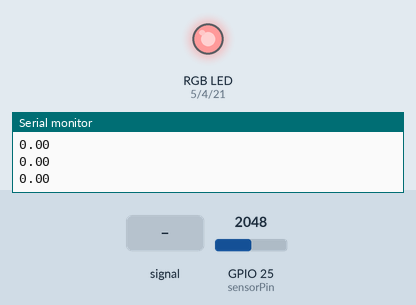
This sketch was run on a simulated ESP32. On the bench: an RGB LED mixed from three pins (HIGH = lit), the last lines printed to the serial monitor. The test bench sets the inputs (shaded band); at power-on: GPIO 25 (sensorPin) = 2048.

Above: at 1.2 s.
1.3 s: GPIO 25 (sensorPin) fed a 2 Hz sine of ±1228 counts around its level
At 1.72 s:
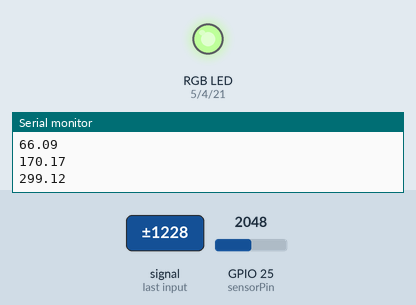
4.3 s: GPIO 25 (sensorPin) set to 2866
At 5.5 s:
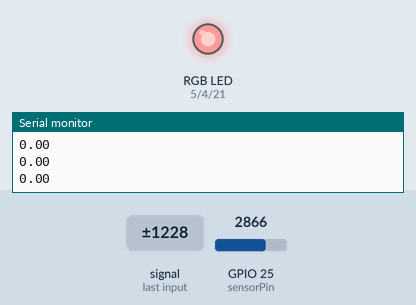
5.8 s: GPIO 25 (sensorPin) set to 3603
At 5.85 s:
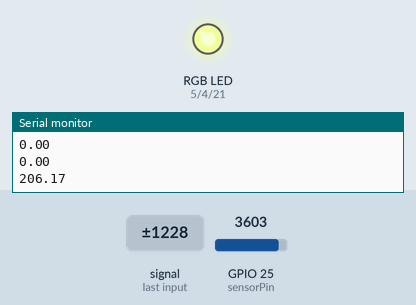
Timing chart, 0 to 8.8 s (numbered marks = the images above; inputs shaded):
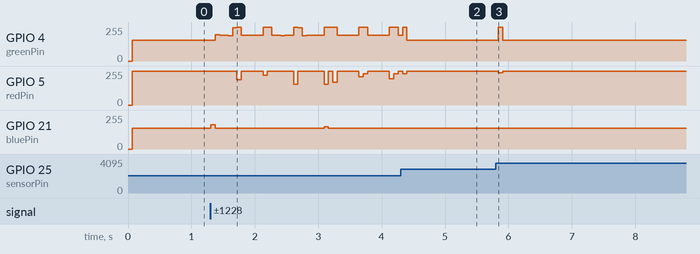

The sketch:

freqLight.ino
```cpp
/* LedStripRainbow: Example Arduino sketch that shows
 * how to make a moving rainbow pattern on an
 * Addressable RGB LED Strip from Pololu.
 *
 * To use this, you will need to plug an Addressable RGB LED
 * strip from Pololu into pin 12.  After uploading the sketch,
 * you should see a moving rainbow.
 */

//#include <PololuLedStrip.h>
#include "arduinoFFT.h"
#define SAMPLES 128             //SAMPLES-pt FFT. Must be a base 2 number. Max 128 for Arduino Uno.
#define SAMPLING_FREQUENCY 2048

arduinoFFT FFT = arduinoFFT();

unsigned int samplingPeriod;
unsigned long microSeconds;
double vReal[SAMPLES]; //create vector of size SAMPLES to hold real values
double vImag[SAMPLES];

int sensorPin = 25;    // select the input pin for the potentiometer//
//int ledPin = 13;      // select the pin for the LED

// Create an ledStrip object and specify the pin it will use.
 const int redPin = 5;     // 13 corresponds to GPIO13
const int greenPin = 4;   // 12 corresponds to GPIO12
const int bluePin = 21;    // 14 corresponds to GPIO14

const int freq = 5000;
const int redChannel = 0;
const int greenChannel = 1;
const int blueChannel = 2;
const int resolution = 8;

// Create a buffer for holding the colors (3 bytes per color).
#define LED_COUNT 30
int* colors = new int[3];

void setup()
{

   // configure LED PWM functionalitites
  ledcSetup(redChannel, freq, resolution);
  ledcSetup(greenChannel, freq, resolution);
  ledcSetup(blueChannel, freq, resolution);

  // attach the channel to the GPIO to be controlled43w
  ledcAttachPin(redPin, redChannel);
  ledcAttachPin(greenPin, greenChannel);
  ledcAttachPin(bluePin, blueChannel);

    Serial.begin(9600);
    samplingPeriod = round(1000000*(1.0/SAMPLING_FREQUENCY));
}

// Converts a color from HSV to RGB.
// h is hue, as a number between 0 and 360.
// s is the saturation, as a number between 0 and 255.
// v is the value, as a number between 0 and 255.
int* hsvToRgb(uint16_t h, uint8_t s, uint8_t v)
{
    int* color = new int[3];
    uint8_t f = (h % 60) * 255 / 60;
    uint8_t p = (255 - s) * (uint16_t)v / 255;
    uint8_t q = (255 - f * (uint16_t)s / 255) * (uint16_t)v / 255;
    uint8_t t = (255 - (255 - f) * (uint16_t)s / 255) * (uint16_t)v / 255;
    uint8_t r = 0, g = 0, b = 0;
    switch((h / 60) % 6){
        case 0: r = v; g = t; b = p; break;
        case 1: r = q; g = v; b = p; break;
        case 2: r = p; g = v; b = t; break;
        case 3: r = p; g = q; b = v; break;
        case 4: r = t; g = p; b = v; break;
        case 5: r = v; g = p; b = q; break;
    }
    color[0] = r;
    color[1] = g;
    color[2] = b;
    return color;
}

float fract(float x) { return x - int(x); }

float mix(float a, float b, float t) { return a + (b - a) * t; }

float step(float e, float x) { return x < e ? 0.0 : 1.0; }


void loop()
{
  // Update the colors.
  uint16_t time = millis() >> 2;
//  ledStrip.write(colors, LED_COUNT);
   for(int i=0; i<SAMPLES; i++)
    {
        microSeconds = micros();    //Returns the number of microseconds since the Arduino board began running the current script.

        vReal[i] = analogRead(25); //Reads the value from analog pin 0 (A0), quantize it and save it as a real term.
        vImag[i] = 0; //Makes imaginary term 0 always
        /*remaining wait time between samples if necessary*/
        while(micros() < (microSeconds + samplingPeriod))
        {
          //do nothing
        }
    }
    FFT.Windowing(vReal, SAMPLES, FFT_WIN_TYP_HAMMING, FFT_FORWARD);
    FFT.Compute(vReal, vImag, SAMPLES, FFT_FORWARD);
    FFT.ComplexToMagnitude(vReal, vImag, SAMPLES);

    /*Find peak frequency and print peak*/
    double peak = FFT.MajorPeak(vReal, SAMPLES, SAMPLING_FREQUENCY);
   //int hsv = (peak/1000)*359;
   //Serial.println(peak-200/800 * 359);
   //Serial.println(analogRead(A0));
  colors = hsvToRgb(peak/3, 100, 255);
  Serial.println(peak);
//  for(uint16_t i = 0; i < LED_COUNT-1; i++)
//  {
//    //byte x = (time >> 2) - (i << 3);
//      //rgb_color temp = colors[i+1];
//
//      //colors[i+1] = colors[i];
//      colors[i] = colors[0];
//      ledStrip.write(colors, LED_COUNT);
//      //delay(1);
//  }
     //colors[i+1] = colors[i];

  // Write the colors to the LED strip.
//    ledStrip.write(colors, LED_COUNT);


  ledcWrite(redChannel, colors[0]);
  ledcWrite(greenChannel, colors[1]);
  ledcWrite(blueChannel, colors[2]);

  //delay(10);
}
```

Measured:
- after the input at 4.3 s, GPIO 21 (bluePin): stays 154/255 (without the input it goes to 174/255 after 0.92 s)
- after the input at 5.8 s, GPIO 4 (greenPin): 154/255 → 255/255 at once, → 154/255 0.07 s later; GPIO 5 (redPin): 255/255 → 241/255 at once, → 255/255 0.07 s later
